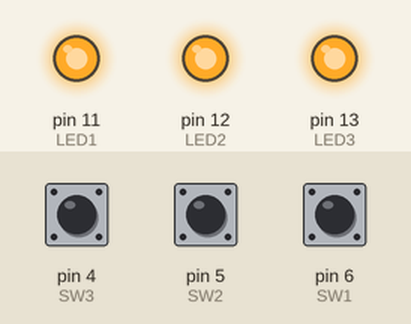
Recording of a sketch running on a simulated Arduino Uno, built with avr-gcc and run on an emulated ATmega328P. On the bench: output pins drawn as LEDs (lit = HIGH). The test bench sets the inputs (shaded band); at power-on: pin 4 (SW3) HIGH, pin 5 (SW2) HIGH, pin 6 (SW1) HIGH.

Above: at 1.2 s.
1.3 s: pin 4 (SW3) pulled LOW for 0.15 s
At 1.4 s:
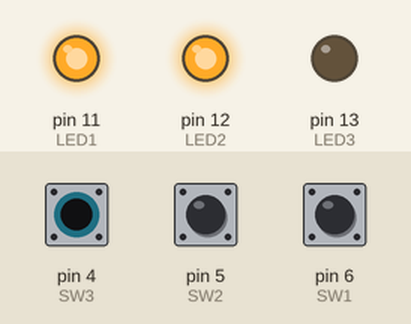
3.0 s: pin 5 (SW2) pulled LOW for 0.15 s
At 3.1 s:
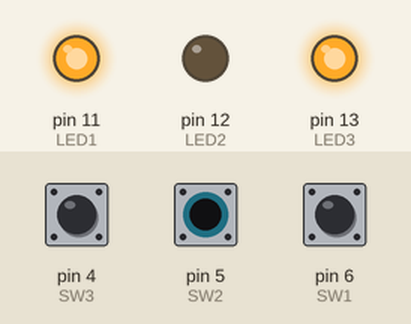
4.7 s: pin 6 (SW1) pulled LOW for 0.15 s
At 4.8 s:
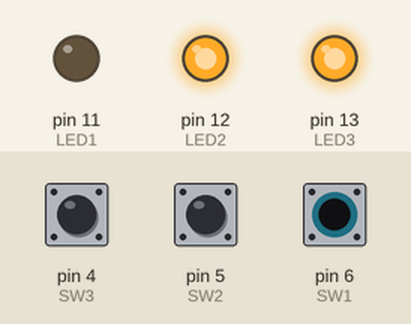
6.4 s: pin 6 (SW1) pulled LOW for 3.2 s
At 10.6 s:
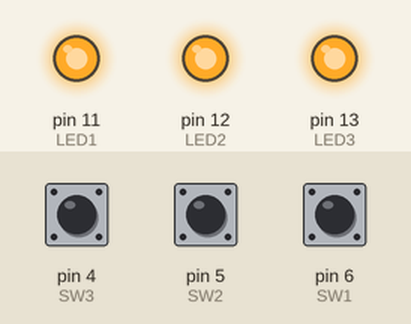
11.1 s: pin 4 (SW3) pulled LOW for 3.2 s
At 11.8 s:
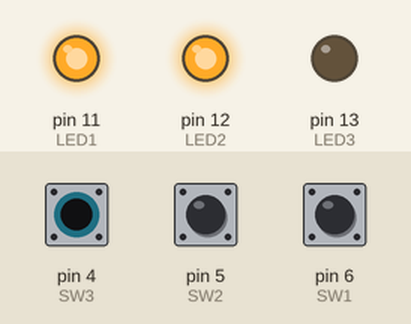
15.8 s: pin 4 (SW3) driven LOW and pin 5 (SW2) driven LOW
At 16.6 s:
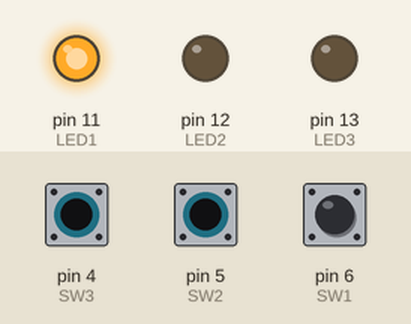
Timing chart, 0 to 18.3 s (numbered marks = the images above; inputs shaded):
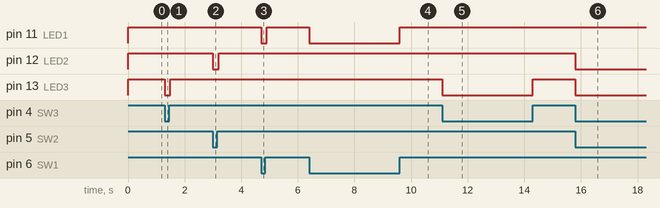

The sketch:

jansjo_control_fw_dbg.ino
```cpp
#define SW1 6
#define SW2 5
#define SW3 4
#define LED1 11
#define LED2 12
#define LED3 13

void setup() {
  pinMode(SW1, INPUT);
  pinMode(SW2, INPUT);
  pinMode(SW3, INPUT);
  pinMode(LED1, OUTPUT);
  pinMode(LED2, OUTPUT);
  pinMode(LED3, OUTPUT);
}

void loop() {
  digitalWrite(LED1,digitalRead(SW1));
  digitalWrite(LED2,digitalRead(SW2));
  digitalWrite(LED3,digitalRead(SW3));
  delay(100);
}
```

Measured:
- after the input at 1.3 s, pin 13 (LED3): HIGH → LOW at once, → HIGH 0.20 s later
- after the input at 3.0 s, pin 12 (LED2): HIGH → LOW at once, → HIGH 0.20 s later
- after the input at 4.7 s, pin 11 (LED1): HIGH → LOW at once, → HIGH 0.20 s later
- after the input at 6.4 s, pin 11 (LED1): HIGH → LOW at once, → HIGH 3.2 s later
- after the input at 11.1 s, pin 13 (LED3): HIGH → LOW at once, → HIGH 3.2 s later
- after the input at 15.8 s, pin 12 (LED2), pin 13 (LED3): HIGH → LOW at once
